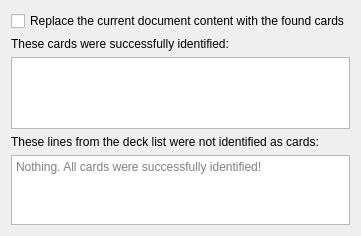
<?xml version="1.0" encoding="UTF-8"?>
<ui version="4.0">
 <class>SummaryPage</class>
 <widget class="QWizardPage" name="SummaryPage">
  <property name="title">
   <string>Import a deck list for printing</string>
  </property>
  <property name="subTitle">
   <string>The cards shown in the table will be imported. Double-click the Set, Collector# or Language cells to change selected printings. The text field shows all lines from the input that were not identified as cards.</string>
  </property>
  <layout class="QVBoxLayout" name="verticalLayout">
   <item>
    <widget class="QCheckBox" name="should_replace_document">
     <property name="toolTip">
      <string>If checked, clear all cards in the current document, replacing everything with the list below.
If unchecked, append the cards found below to the document.</string>
     </property>
     <property name="text">
      <string>Replace the current document content with the found cards</string>
     </property>
     <property name="icon">
      <iconset theme="document-replace"/>
     </property>
    </widget>
   </item>
   <item>
    <widget class="QLabel" name="parsed_cards_label">
     <property name="text">
      <string>These cards were successfully identified:</string>
     </property>
     <property name="wordWrap">
      <bool>true</bool>
     </property>
    </widget>
   </item>
   <item>
    <widget class="CardListTableView" name="parsed_cards_table">
     <property name="sizePolicy">
      <sizepolicy hsizetype="Expanding" vsizetype="Expanding">
       <horstretch>0</horstretch>
       <verstretch>65</verstretch>
      </sizepolicy>
     </property>
     <property name="sizeAdjustPolicy">
      <enum>QAbstractScrollArea::SizeAdjustPolicy::AdjustToContents</enum>
     </property>
     <property name="alternatingRowColors">
      <bool>true</bool>
     </property>
     <property name="sortingEnabled">
      <bool>true</bool>
     </property>
     <attribute name="horizontalHeaderDefaultSectionSize">
      <number>110</number>
     </attribute>
    </widget>
   </item>
   <item>
    <widget class="QLabel" name="unsuccessful_lines_label">
     <property name="text">
      <string>These lines from the deck list were not identified as cards:</string>
     </property>
     <property name="wordWrap">
      <bool>true</bool>
     </property>
    </widget>
   </item>
   <item>
    <widget class="QTextBrowser" name="unparsed_lines_text">
     <property name="sizePolicy">
      <sizepolicy hsizetype="Expanding" vsizetype="Expanding">
       <horstretch>0</horstretch>
       <verstretch>35</verstretch>
      </sizepolicy>
     </property>
     <property name="sizeAdjustPolicy">
      <enum>QAbstractScrollArea::SizeAdjustPolicy::AdjustToContents</enum>
     </property>
     <property name="acceptRichText">
      <bool>false</bool>
     </property>
     <property name="placeholderText">
      <string>Nothing. All cards were successfully identified!</string>
     </property>
     <property name="openLinks">
      <bool>false</bool>
     </property>
    </widget>
   </item>
  </layout>
 </widget>
 <customwidgets>
  <customwidget>
   <class>CardListTableView</class>
   <extends>QTableView</extends>
   <header>mtg_proxy_printer.ui.card_list_table_view</header>
  </customwidget>
 </customwidgets>
 <resources/>
 <connections/>
</ui>
